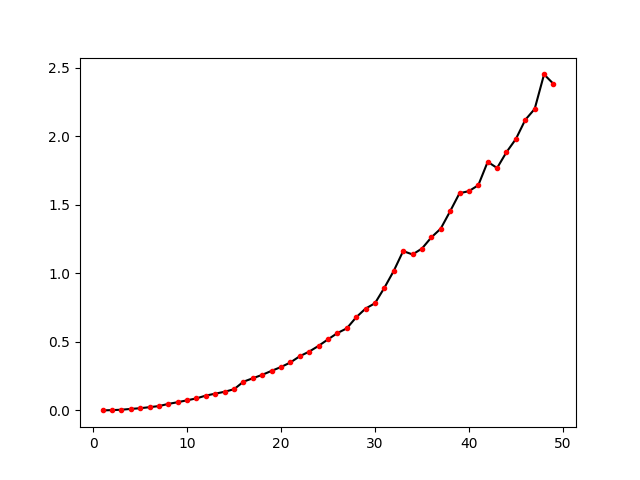

Recreate this plot in Python.
"""
Copyright (c) 2012-2020 PEQNP. all rights reserved. [email redacted]

Permission is hereby granted, free of charge, to any person obtaining a copy
of this software and associated documentation files (the "Software"), to deal
in the Software without restriction, including without limitation the rights
to use, copy, modify, merge, publish, distribute, sublicense, and/or sell
copies of the Software, and to permit persons to whom the Software is
furnished to do so, subject to the following conditions:

The above copyright notice and this permission notice shall be included in all
copies or substantial portions of the Software.

THE SOFTWARE IS PROVIDED "AS IS", WITHOUT WARRANTY OF ANY KIND, EXPRESS OR
IMPLIED, INCLUDING BUT NOT LIMITED TO THE WARRANTIES OF MERCHANTABILITY,
FITNESS FOR A PARTICULAR PURPOSE AND NONINFRINGEMENT. IN NO EVENT SHALL THE
AUTHORS OR COPYRIGHT HOLDERS BE LIABLE FOR ANY CLAIM, DAMAGES OR OTHER
LIABILITY, WHETHER IN AN ACTION OF CONTRACT, TORT OR OTHERWISE, ARISING FROM,
OUT OF OR IN CONNECTION WITH THE SOFTWARE OR THE USE OR OTHER DEALINGS IN THE
SOFTWARE.
"""

import random
import time

import matplotlib.pyplot as plt
from peqnp import *


# Permutation Reconstruction fromDifferences
# from https://arxiv.org/pdf/1410.6396.pdf
def gen_instance(n):
    y = list(range(1, n + 1))
    random.shuffle(y)
    return [abs(y[i + 1] - y[i]) for i in range(n - 1)]


if __name__ == '__main__':

    start = time.time()
    times = []
    sizes = []

    random.seed(0)

    for n in range(1, 50):
        print('bits : {}'.format(n))
        # Generate the problem
        diffs = gen_instance(n)
        # initialize the process
        ini = time.time()
        # Because the largest number on the problem (with operations) is bits of n there is the necessarily bits for the engine and add 1 for the subtraction.
        engine(n.bit_length() + 1)
        # Declare a n-vector of integer variables to store the solution.
        x = vector(size=n)
        # All elements are different and from 1 to n there is a permutation.
        all_different(x)
        apply_single(x, lambda a: 1 <= a <= n)
        # The i-th element of the instance is the absolute difference of two consecutive elements
        for i in range(n - 1):
            assert index(i, diffs) == one_of([x[i + 1] - x[i], x[i] - x[i + 1]])
        # Solve the problem for only one solution, according to the paper are two equivalents.
        if satisfy(turbo=True):
            end = time.time() - ini
            xx = [abs(x[i + 1] - x[i]) for i in range(n - 1)]
            if xx == diffs:
                print(x)
                print(xx)
                print('OK! - {}s'.format(end))
                sizes.append(n)
                times.append(end)
                plt.clf()
                plt.figure(figsize=(10, 10))
                plt.title('Permutations Reconstruction by Differences Size vs Time with PEQNP')
                plt.plot(sizes, times, 'o-')
                plt.savefig('permutations_reconstruction.png')
                plt.close()
            else:
                raise Exception('Error!')
        else:
            raise Exception('Error!')

    end = time.time() - start
    print('TIME {}(s)'.format(end))

    plt.plot(sizes, times, 'k-')
    plt.plot(sizes, times, 'r.')
    plt.savefig('permutations_reconstruction.png')
    plt.close()
